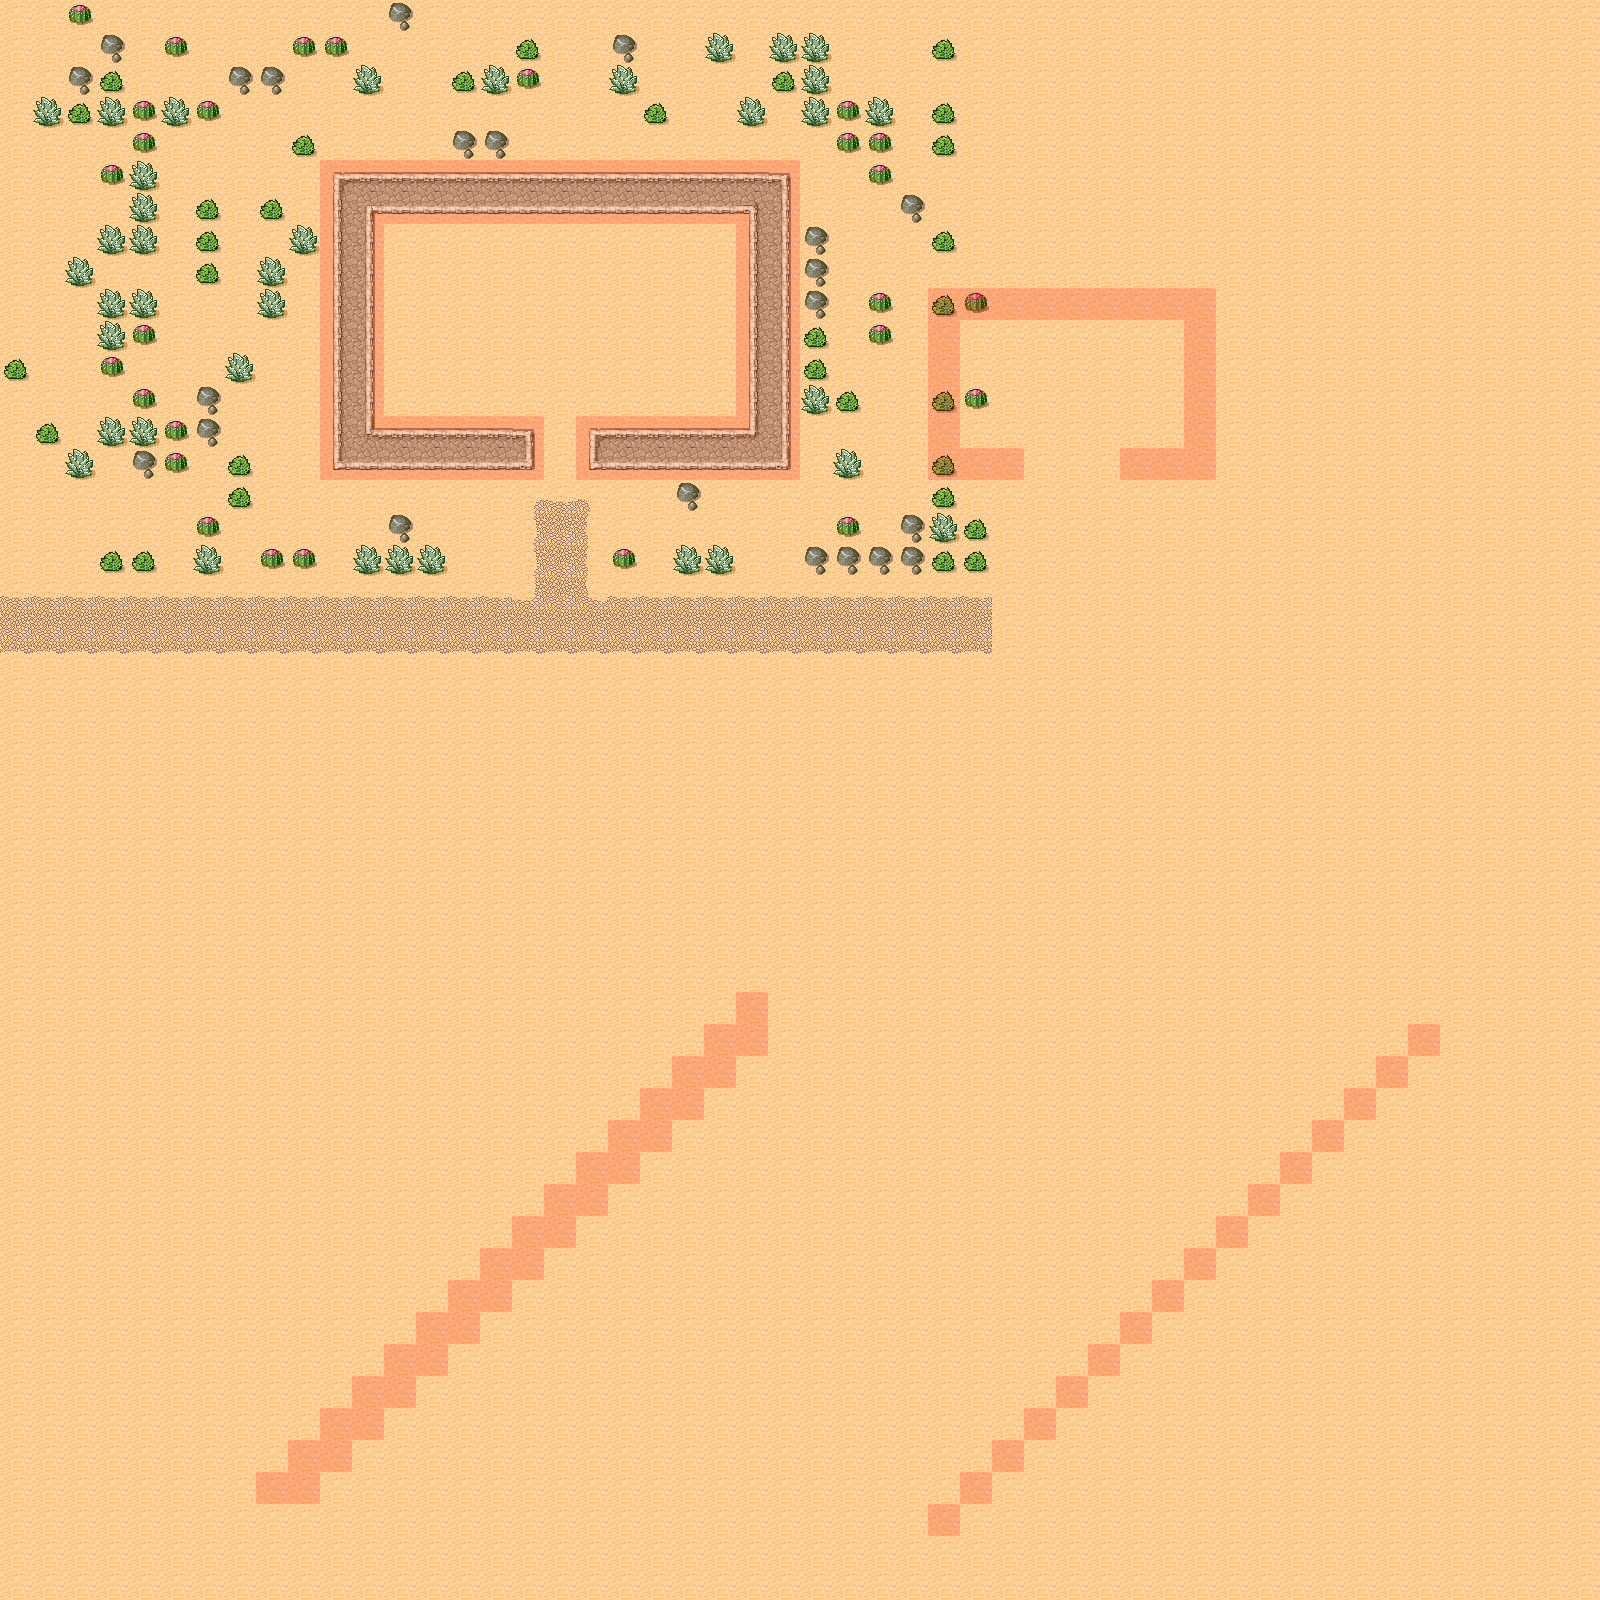

A level layout from a 2D game, rendered from its tile map. Below: a short description, then the map file with tile-grid data replaced by summaries:
An orthogonal 50x50 tile map with 32x32 px tiles, 2 tile layers (Background, Meta), 2 tilesets and 1 object (SpawnPoint).

<map version="1.0" orientation="orthogonal" width="50" height="50" tilewidth="32" tileheight="32">
 <tileset firstgid="1" name="tmw_desert_spacing" tilewidth="32" tileheight="32" spacing="1" margin="1">
  <image source="tmw_desert_spacing.png" width="265" height="199" />
 </tileset>
 <tileset firstgid="49" name="meta_tiles" tilewidth="32" tileheight="32" spacing="1" margin="1">
  <image source="meta_tiles.png" width="67" height="34" />
  <tile id="0">
   <properties>
    <property name="Collidable" value="True" />
   </properties>
  </tile>
 </tileset>
 <layer name="Background" width="50" height="50">
  <data>[2500 cells, 2500 non-empty, 26 distinct tile ids]</data>
 </layer>
 <objectgroup name="Objects" width="50" height="50">
  <object name="SpawnPoint" x="320" y="608" width="32" height="32" />
 </objectgroup>
 <layer name="Meta" width="50" height="50">
  <properties>
   <property name="Collidable" value="True" />
  </properties>
  <data>[2500 cells, 152 non-empty, 1 distinct tile ids]</data>
 </layer>
</map>
